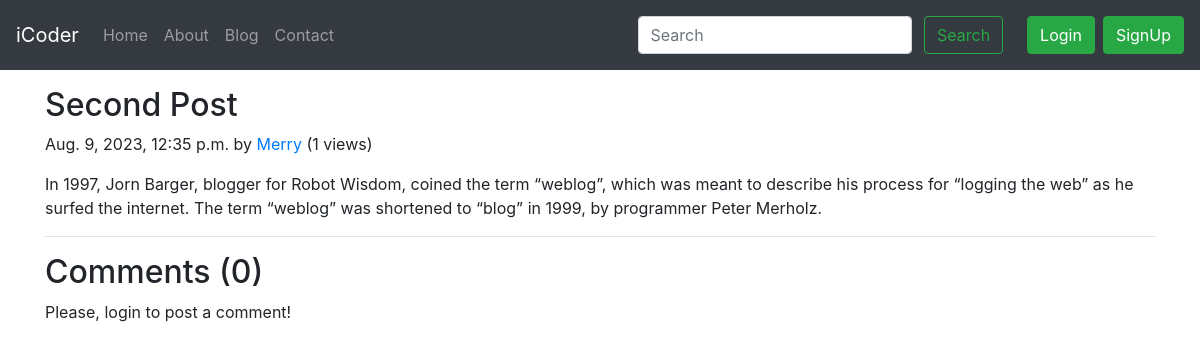
The page /blog/second-post on the database its author committed.
### blog/models.py (models this page shows)
class Post(models.Model):
    sno = models.AutoField(primary_key=True)
    title = models.CharField(max_length=255)
    content = models.TextField(max_length=255)
    author = models.CharField(max_length=25)
    slug = models.CharField(max_length=130)
    views = models.IntegerField(default=0)
    timeStamp = models.DateTimeField(blank=True)
    def __str__(self):
        return self.title

### blog/views.py (the view)
# urls.py: path('<str:slug>', views.blogPost, name='blogPost'),
def blogPost(request, slug):
    post = Post.objects.filter(slug=slug).first()
    post.views = post.views + 1
    post.save()
    comments = BlogComment.objects.filter(post=post, parent=None)
    replies = BlogComment.objects.filter(post=post).exclude(parent=None) # != same as exclude()
    replyDict = {}
    for reply in replies:
        if reply.parent.sno not in replyDict.keys():
            replyDict[reply.parent.sno] = [reply]
        else:
            replyDict[reply.parent.sno].append(reply)
    print(comments, replies)
    print(post)
    context = {'post': post, 'comments': comments, 'user': request.user, 'replyDict': replyDict}
    return render(request, 'blog/blogPost.html', context)

### templates/blog/blogPost.html (shortened to what this page needs)
{% extends 'base.html' %}
{% block body %}
{% load humanize %}
{% load extras %}
<div class="container my-3">
    <h2 class="blog-post-title">{{ post.title }}</h2>
    <p class="blog-post-meta">{{ post.timeStamp }} by <a href="#">{{ post.author }}</a>
        (<span>{{ post.views }} views</span>)
    </p>
    <p>{{ post.content }}</p>
    <hr>
</div>
<div class="container">
    <h2>Comments ({{ comments.count }})</h2>
    <div class="my-2">
        {% if user.is_authenticated %}
            <form action="/blog/postComment" method="post">
                {% csrf_token %}
                <div class="form-group">
                    <label for="exampleInputEmail1">Post Comment</label>
                    <input type="text"  class="form-control"  name="comment"  placeholder="Enter your comments here">
                </div>
                <input type="hidden" name="postSno"  value="{{ post.sno }}">
                <input type="hidden" name="parentSno"  value="">
                <button type="submit" class="btn btn-primary">Submit</button>
            </form>
        {% else %}
            <p>Please, login to post a comment!</p>
        {% endif %}
    </div>
</div>
{% endblock body %}

### rows shown on the page
Post: title "Second Post", timeStamp "Aug. 9, 2023, 12:35 p.m.", author "Merry", views "1", content "In 1997, Jorn Barger, blogger for Robot Wisdom, coined the term “weblog”, which was meant to describe his process for “logging the web” as he surfed the internet. The term “weblog” was shortened to “blog” in 1999, by programmer Peter Merholz."

### other values the page prints
{{ comments.count }} "0"
